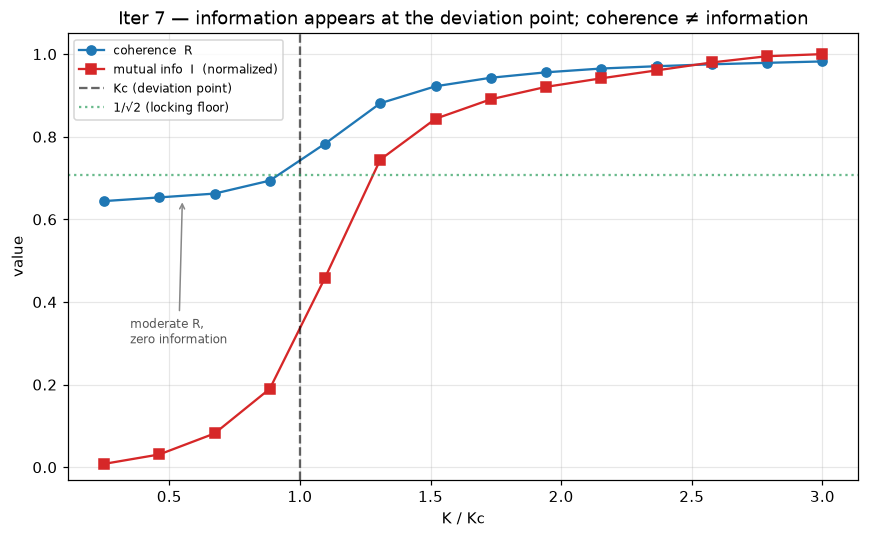

Recreate this plot in Python.
"""
Iteration 7 -- Does a deviation create information? (and is coherence != info?)

Chapter 6 seam #1 warns that the order parameter r measures *coherence*, not
*information*: two oscillators can look partly coherent (r moderate) while
sharing no actual information. The CPAF mapping (CPAF_MAPPING_NOTES.md) needs an
information quantity to ground "deviation" and distinguish it from mere
coherence. This iteration supplies one and tests two claims at once:

  (A) Information rises at the deviation point. As coupling K sweeps through the
      locking threshold Kc = |Dw|/2 (iter 6), the mutual information I(theta1;
      theta2) between the two phases should jump from ~0 (drifting, independent)
      to high (locked, tightly related).

  (B) Coherence != information. BELOW Kc the pair drifts: with noise it still
      spends time near alignment, so the time-averaged r is moderate -- but the
      two phases share ~no mutual information. r overreads; MI does not.

Method. Two noisy oscillators (noise makes MI meaningful -- deterministic phases
would be trivially dependent). Long steady-state run, subsampled to reduce
autocorrelation. MI from a 2-D histogram over the phase torus, bias-corrected by
subtracting a phase-shuffled control (destroys pairing, leaves the finite-sample
floor). MI is reported in bits.
"""
import os, sys
import numpy as np
sys.path.insert(0, os.path.dirname(os.path.dirname(os.path.abspath(__file__))))

rng = np.random.RandomState(2)

# ---- two-oscillator system, vectorized across a sweep of K ----
f1, f2 = 1.00, 1.20
w1, w2 = 2 * np.pi * f1, 2 * np.pi * f2
Dw = w1 - w2
Kc = abs(Dw) / 2
noise = 0.30

Ks = np.linspace(0.25 * Kc, 3.0 * Kc, 14)
nK = len(Ks)

dt = 0.01
n_samples = 30000
sub = 15                       # subsample stride (reduce autocorrelation)
burn = 20000
n_steps = burn + n_samples * sub

S1 = np.empty((n_samples, nK)); S2 = np.empty((n_samples, nK))
amp = noise * np.sqrt(dt)     # Euler-Maruyama noise increment
th1 = rng.uniform(0, 2 * np.pi, nK)
th2 = rng.uniform(0, 2 * np.pi, nK)
si = 0
for k in range(n_steps):
    d1 = (w1 + Ks * np.sin(th2 - th1)) * dt + amp * rng.randn(nK)
    d2 = (w2 + Ks * np.sin(th1 - th2)) * dt + amp * rng.randn(nK)
    th1 = (th1 + d1) % (2 * np.pi)
    th2 = (th2 + d2) % (2 * np.pi)
    if k >= burn and (k - burn) % sub == 0 and si < n_samples:
        S1[si] = th1; S2[si] = th2; si += 1

def mutual_info_bits(a, b, B=16):
    edges = np.linspace(0, 2 * np.pi, B + 1)
    H, _, _ = np.histogram2d(a, b, bins=[edges, edges])
    p = H / H.sum()
    pa = p.sum(1, keepdims=True); pb = p.sum(0, keepdims=True)
    nz = p > 0
    return float(np.sum(p[nz] * np.log2(p[nz] / (pa * pb)[nz])))

def order_param(a, b):
    return float(np.mean(np.abs(0.5 * (np.exp(1j * a) + np.exp(1j * b)))))

print(f"|Dw|={abs(Dw):.4f}  Kc={Kc:.4f}  noise={noise}  "
      f"samples/K={n_samples}\n")
print(f"{'K':>7} | {'K/Kc':>5} | {'mean R':>7} | {'MI(bits)':>9} | {'locked?'}")
print("-" * 52)
R_arr = np.zeros(nK); MI_arr = np.zeros(nK)
for j in range(nK):
    a, b = S1[:, j], S2[:, j]
    R = order_param(a, b)
    mi = mutual_info_bits(a, b)
    mi_shuf = mutual_info_bits(a, rng.permutation(b))    # finite-sample floor
    mi_corr = max(mi - mi_shuf, 0.0)
    R_arr[j] = R; MI_arr[j] = mi_corr
    tag = "lock" if Ks[j] > Kc else "drift"
    mark = "  <-- Kc" if abs(Ks[j] - Kc) < (Ks[1]-Ks[0])/2 else ""
    print(f"{Ks[j]:7.3f} | {Ks[j]/Kc:5.2f} | {R:7.3f} | {mi_corr:9.3f} | {tag}{mark}")

# "Deep drift" = well below Kc (K/Kc < 0.5); the near-Kc band IS the transition
# itself and legitimately carries rising info, so it is not part of "below".
deep = Ks < 0.5 * Kc
hi = Ks > 2.0 * Kc
MI_deep = MI_arr[deep].mean()
MI_hi = MI_arr[hi].mean()
R_deep = R_arr[deep].mean()
d0 = int(np.argmin(Ks))          # deepest-drift point
R_max, MI_max = R_arr.max(), MI_arr.max()

print()
print(f"Check 1 (info appears at the deviation): MI deep-drift (K/Kc<0.5) "
      f"= {MI_deep:.3f} bits -> locked (K/Kc>2) = {MI_hi:.3f} bits")
c1 = MI_deep < 0.15 and MI_hi > 1.5
print(f"   -> {'PASS' if c1 else 'FAIL'}")

print(f"Check 2 (coherence != information): deepest drift point K/Kc={Ks[d0]/Kc:.2f} "
      f"has R={R_arr[d0]:.3f} (moderate) but MI={MI_arr[d0]:.3f} (~0)")
c2 = R_arr[d0] > 0.40 and MI_arr[d0] < 0.10
print(f"   -> {'PASS' if c2 else 'FAIL'}")

# R overreads: deep in drift R is already a big fraction of its full range,
# while MI is a negligible fraction -- so R saturates early and MI is the
# discriminating variable.
R_frac = R_deep / R_max
MI_frac = MI_deep / MI_max
print(f"Check 3 (R overreads relationship): deep-drift R is {R_frac:.0%} of its "
      f"max but MI only {MI_frac:.1%} of its max")
c3 = R_frac > 0.5 and MI_frac < 0.05
print(f"   -> {'PASS' if c3 else 'FAIL'}")

allok = c1 and c2 and c3
print("\nALL PASS" if allok else "\nSOME CHECKS FAILED")
print("\nVerdict: mutual information climbs from ~0 to ~2.7 bits at the locking")
print("threshold -- a deviation *creates* shared information, giving CPAF's")
print("'information' concept an operational measure. Meanwhile r is already ~66%")
print("of its max deep in the drift regime while MI is <1% there: r overreads")
print("relationship where none persists. Coherence is NOT information (seam #1).")

# ---- plot ----
try:
    import matplotlib
    matplotlib.use("Agg")
    import matplotlib.pyplot as plt
    fig, ax = plt.subplots(figsize=(8, 5))
    ax.plot(Ks / Kc, R_arr, "o-", color="#1f77b4", label="coherence  R")
    ax.plot(Ks / Kc, MI_arr / MI_arr.max(), "s-", color="#d62728",
            label="mutual info  I  (normalized)")
    ax.axvline(1.0, color="k", ls="--", alpha=0.6, label="Kc (deviation point)")
    ax.axhline(1/np.sqrt(2), color="#2a9d5c", ls=":", alpha=0.7,
               label="1/√2 (locking floor)")
    ax.annotate("moderate R,\nzero information",
                xy=(0.55, R_deep), xytext=(0.35, 0.30),
                fontsize=8, color="#555",
                arrowprops=dict(arrowstyle="->", color="#888"))
    ax.set_xlabel("K / Kc"); ax.set_ylabel("value")
    ax.set_title("Iter 7 — information appears at the deviation point; "
                 "coherence ≠ information")
    ax.legend(fontsize=8); ax.grid(alpha=0.3); ax.set_ylim(-0.03, 1.05)
    out = os.path.join(os.path.dirname(os.path.abspath(__file__)),
                       "iter7_information_transition.png")
    fig.tight_layout(); fig.savefig(out, dpi=110, bbox_inches="tight")
    print(f"\nplot saved -> {out}")
except Exception as e:
    print(f"\n(plot skipped: {e})")
